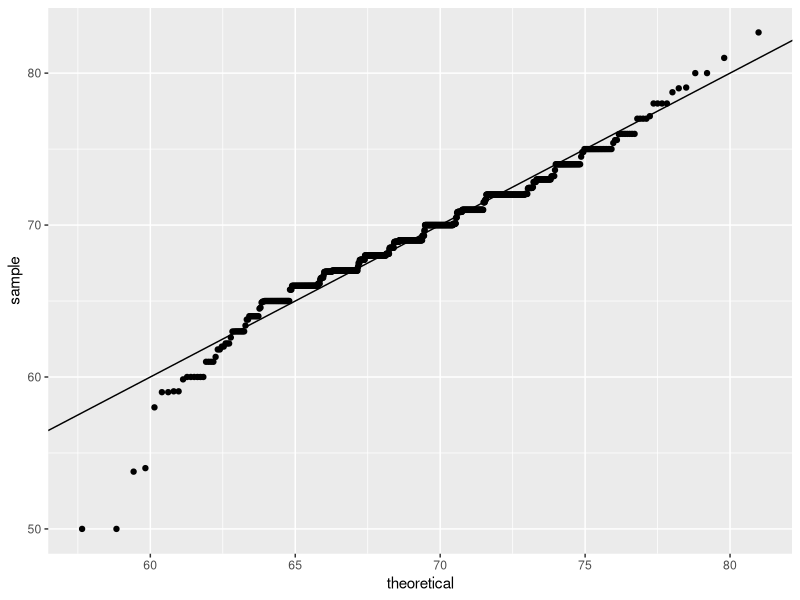

Source code (R):
library(ggthemes)
library(ggrepel)
library(tidyverse)
library(dslabs)
data("heights")


#How we can create a histogram of male heigths form heights 
#dataset using ggplots
#heights %>% filter(sex == "Male")
#p <- heights %>% filter(sex == "Male") %>% ggplot(aes(x = height))
#p <- p + geom_histogram(binwidth = 1, fill = "blue", col = "black") +   xlab("Male heights in inches") +   ggtitle("Histogram")
#p

#now lets create a density plot of the male heights
#p <- heights %>% filter(sex == "Male") %>% ggplot(aes(x = height))
#p <- p + geom_density(fill = "blue")
#p

#to make a QQ plot
p <- heights %>% filter(sex == "Male") %>% ggplot(aes(sample = height))

params <- heights %>% filter(sex == "Male") %>% summarise(mean = mean(height), sd = sd(height))

p <- p + geom_qq(dparams = params) + geom_abline()
p
